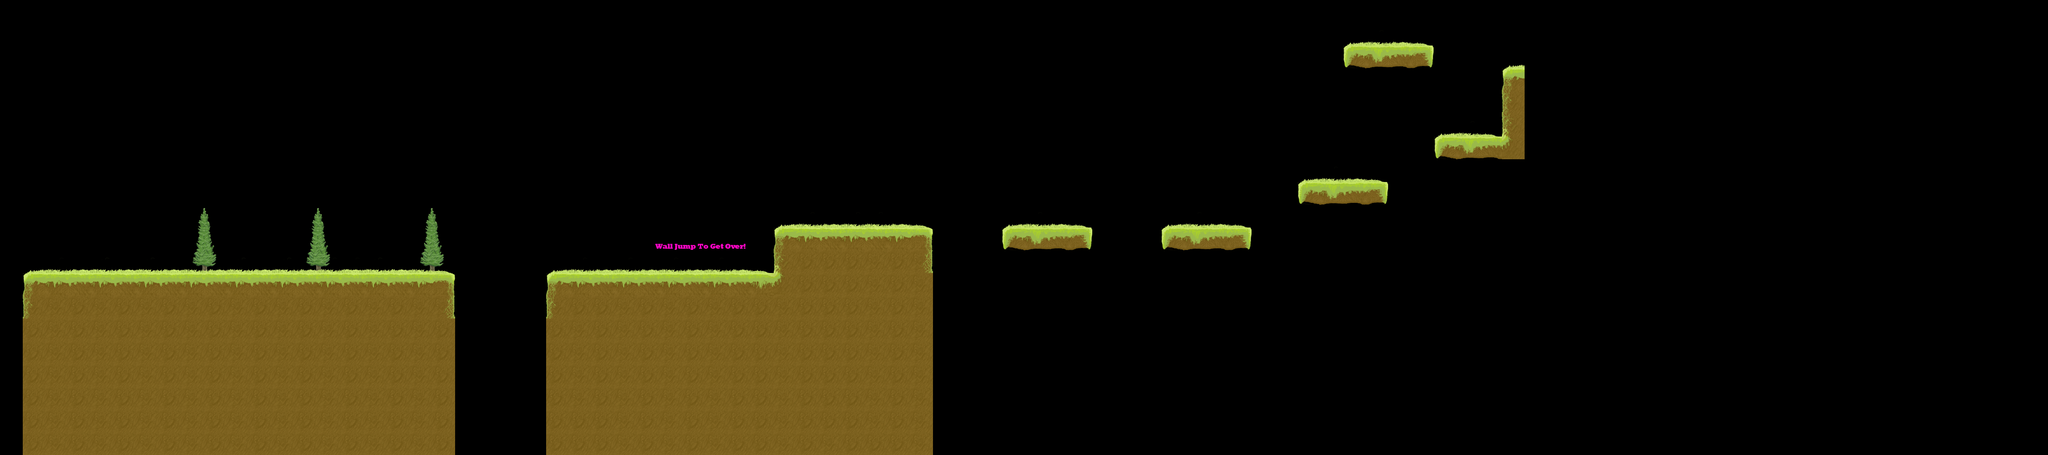

A 2D game scene composited from a Tiled map and its tileset images. What follows is a short description and the map's XML, with each tile layer's data collapsed to a summary:
An orthogonal 90x20 tile map with 60x60 px tiles, 3 tile layers (Block, Trees, grass), 2 tilesets and 2 objects.

<map version="1.0" orientation="orthogonal" renderorder="right-down" width="90" height="20" tilewidth="60" tileheight="60" nextobjectid="10">
 <tileset firstgid="1" name="Tileset" tilewidth="60" tileheight="60" tilecount="49" columns="7">
  <image source="AlTiles.png" width="420" height="420" />
  <tile id="9">
   <properties>
    <property name="blocked" value="" />
   </properties>
  </tile>
  <tile id="10">
   <properties>
    <property name="blocked" value="" />
   </properties>
  </tile>
  <tile id="11">
   <properties>
    <property name="blocked" value="" />
   </properties>
  </tile>
  <tile id="12">
   <properties>
    <property name="blocked" value="" />
   </properties>
  </tile>
  <tile id="16">
   <properties>
    <property name="blocked" value="" />
   </properties>
  </tile>
  <tile id="17">
   <properties>
    <property name="blocked" value="" />
   </properties>
  </tile>
  <tile id="18">
   <properties>
    <property name="blocked" value="" />
   </properties>
  </tile>
  <tile id="19">
   <properties>
    <property name="blocked" value="" />
   </properties>
  </tile>
  <tile id="23">
   <properties>
    <property name="blocked" value="" />
   </properties>
  </tile>
  <tile id="24">
   <properties>
    <property name="blocked" value="" />
   </properties>
  </tile>
  <tile id="29">
   <properties>
    <property name="blocked" value="" />
   </properties>
  </tile>
  <tile id="30">
   <properties>
    <property name="blocked" value="" />
   </properties>
  </tile>
  <tile id="31">
   <properties>
    <property name="blocked" value="" />
   </properties>
  </tile>
  <tile id="32">
   <properties>
    <property name="blocked" value="" />
   </properties>
  </tile>
  <tile id="42">
   <properties>
    <property name="blocked" value="" />
   </properties>
  </tile>
  <tile id="43">
   <properties>
    <property name="blocked" value="" />
   </properties>
  </tile>
  <tile id="44">
   <properties>
    <property name="blocked" value="" />
   </properties>
  </tile>
  <tile id="45">
   <properties>
    <property name="blocked" value="" />
   </properties>
  </tile>
 </tileset>
 <tileset firstgid="50" name="Tiles2" tilewidth="60" tileheight="60" tilecount="36" columns="6">
  <image source="Tiles2.png" width="360" height="360" />
 </tileset>
 <objectgroup name="objects">
  <object id="6" x="240" y="660" width="60" height="60">
   <properties>
    <property name="player" value="" />
   </properties>
  </object>
  <object id="9" x="3540" y="60" width="60" height="60">
   <properties>
    <property name="portal" value="" />
   </properties>
  </object>
 </objectgroup>
 <layer name="Block" width="90" height="20">
  <data>[1800 cells, 330 non-empty, 20 distinct tile ids]</data>
 </layer>
 <layer name="Trees" width="90" height="20">
  <data>[1800 cells, 29 non-empty, 8 distinct tile ids]</data>
 </layer>
 <layer name="grass" width="90" height="20">
  <data>[1800 cells, 56 non-empty, 4 distinct tile ids]</data>
 </layer>
</map>
